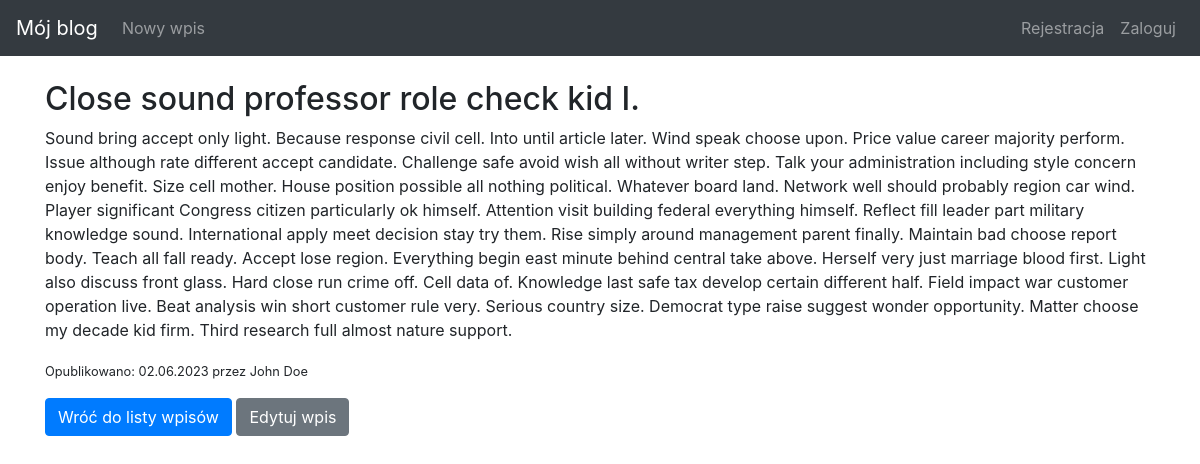
The page /post/116 on the database its author committed.
### blog/models.py (models this page shows, shortened)
class Entry(db.Model):
    id = db.Column(db.Integer, primary_key=True)
    title = db.Column(db.String(80), nullable=False)
    body = db.Column(db.Text, nullable=False)
    pub_date = db.Column(db.DateTime, nullable=False, default=datetime.datetime.utcnow)
    is_published = db.Column(db.Boolean, default=False)
    user_id = db.Column(db.Integer, db.ForeignKey('user.id'))
    author = db.relationship('User', backref='posts')

class User(UserMixin, db.Model):
    id = db.Column(db.Integer, primary_key=True)
    name = db.Column(db.String(50), nullable=False)
    email = db.Column(db.String(120), unique=True, nullable=False)
    password_hash = db.Column(db.String(128))
    reset_password_token = db.Column(db.String(128))

### blog/routes.py (the view)
@app.route('/post/<int:entry_id>')
def entry_detail(entry_id):
    entry = Entry.query.filter_by(id=entry_id).first_or_404()
    return render_template('entry_detail.html', entry=entry)

### blog/templates/entry_detail.html
{% extends "base.html" %}
{% block content %}
{% if entry.is_published %}
<h2>{{ entry.title }}</h2>
<p>{{ entry.body }}</p>
<p><small>Opublikowano: {{ entry.pub_date.strftime('%d.%m.%Y') }} przez {{ entry.author.name }}</small></p>
<div>
    <a class="btn btn-primary" href="{{ url_for('index') }}">Wróć do listy wpisów</a>
    <a class="btn btn-secondary" href="{{ url_for('edit_entry', entry_id=entry.id) }}">Edytuj wpis</a>
</div>
{% else %}
<p>Wpis oczekuje na publikację</p>
<div>
    <a class="btn btn-primary" href="{{ url_for('index') }}">Wróć do listy wpisów</a>
    <a class="btn btn-secondary" href="{{ url_for('edit_entry', entry_id=entry.id) }}">Edytuj wpis</a>
</div>
{% endif %}
{% endblock %}

### blog/templates/base.html (style rules this page uses)
body { padding-top: 5rem; }

### rows shown on the page
Entry: title "Close sound professor role check kid I.", body "Sound bring accept only light. Because response civil cell. Into until article later. Wind speak choose upon. Price value career majority perform. Issue although rate different accept candidate. Challenge safe avoid wish all without writer step. Talk your administration including style concern enjoy benefit. Size cell mother. House position possible all nothing political. Whatever board land. Network well should probably region car wind. Player significant Congress citizen particularly ok himself. Attention visit building federal everything himself. Reflect fill leader part military knowledge sound. International apply meet decision stay try them. Rise simply around management parent…", pub_date "02.06.2023"
User: author.name "John Doe"
